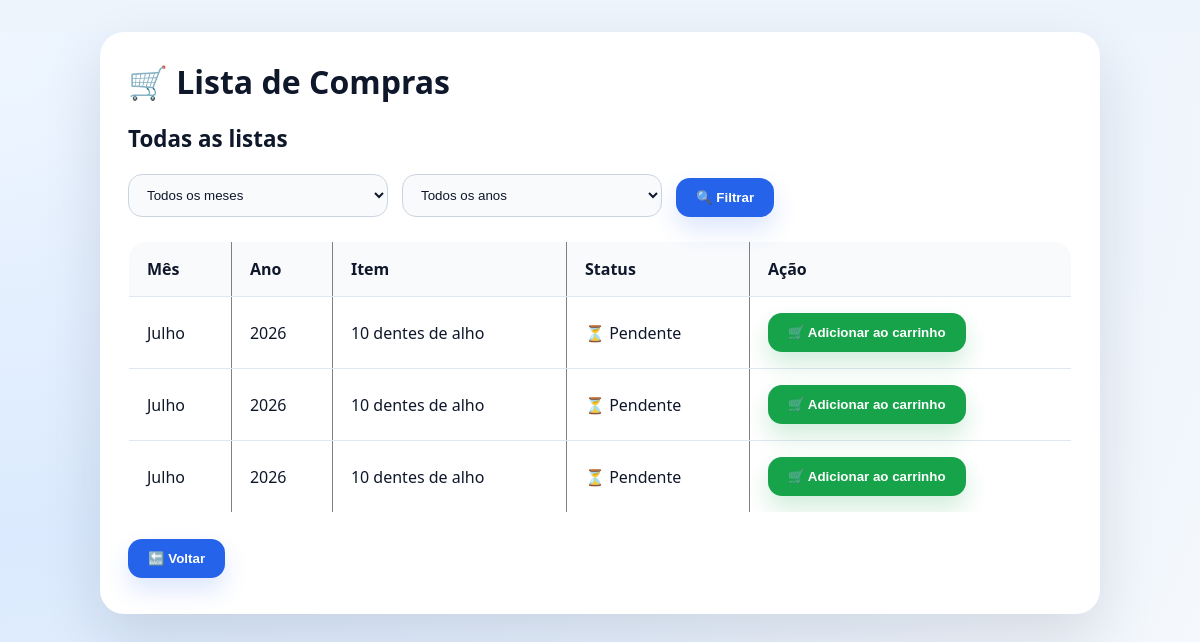
Screenshot of /lista.php?mes=Julho with the database file from the repository.
### tables this page shows
CREATE TABLE `compras` (
  `id` int(11) NOT NULL,
  `mes` varchar(20) DEFAULT NULL,
  `item` varchar(255) DEFAULT NULL,
  `data_cadastro` timestamp NOT NULL DEFAULT current_timestamp(),
  `ano` int(11) DEFAULT NULL,
  `status` varchar(20) DEFAULT 'pendente'
);

### lista.php (the view, shortened to what this page needs)
<?php
$conn = new mysqli("localhost", "root", "", "lista_compras");
$mes = $_GET['mes'] ?? '';
$ano = $_GET['ano'] ?? '';
$sql = "SELECT * FROM compras
        WHERE 1=1";
if ($mes != '') {
    $sql .= " AND mes='$mes'";
}
$sql .= " ORDER BY status, item";
$result = $conn->query($sql);
?>
<!DOCTYPE html>
<html lang="pt-BR">
<head>
    <link rel="stylesheet" href="style.css">
</head>
<body>
    <div class="container">
<h1>🛒 Lista de Compras</h1>
<?php
if ($mes != '' && $ano != '') {
    echo "<h2>$mes / $ano</h2>";
} else {
    echo "<h2>Todas as listas</h2>";
}
?>
<form method="GET">
    <select name="mes">
        <option value="">Todos os meses</option>
    </select>
    <select name="ano">
        <option value="">Todos os anos</option>
    </select>
    <button type="submit">🔍 Filtrar</button>
</form>
<table border="1">
    <tr>
        <th>Mês</th>
        <th>Ano</th>
        <th>Item</th>
        <th>Status</th>
        <th>Ação</th>
    </tr>
    <?php
    while ($row = $result->fetch_assoc()) {
    echo "<tr>";
    echo "<td>{$row['mes']}</td>";
    echo "<td>{$row['ano']}</td>";
    echo "<td>{$row['item']}</td>";
    if ($row['status'] == 'carrinho') {
        echo "<td>✅ No carrinho</td>";
        echo "<td>
            <button class=\"button-danger\" onclick=\"window.location.href='retirar_carrinho.php?id={$row['id']}&mes=$mes&ano=$ano'\">
                🗑️ Retirar do carrinho
            </button>
          </td>";
    } else {
        echo "<td>⏳ Pendente</td>";
        echo "<td>
            <button class=\"button-success\" onclick=\"window.location.href='adicionar_carrinho.php?id={$row['id']}&mes=$mes&ano=$ano'\">
                🛒 Adicionar ao carrinho
            </button>
          </td>";
    }
    echo "</tr>";
}
    ?>
</table>
    <button onclick="window.location.href='index.php'">
        🔙 Voltar
    </button>
    </div>
</body>
</html>

### style.css (style rules this page uses)
:root { color-scheme: light; font-family: "Segoe UI", Tahoma, Geneva, Verdana, sans-serif; background: #eef4fb; color: #102a43; }
* { box-sizing: border-box; }
body { margin: 0; min-height: 100vh; background: radial-gradient(circle at top left, #eff6ff 0%, #dbeafe 35%, #f8fafc 100%); }
.container { width: min(100%, 1000px); margin: 32px auto; padding: 28px 28px 36px; background: #ffffff; border-radius: 24px; box-shadow: 0 24px 60px rgba(15, 23, 42, 0.12); }
h1, h2 { margin-top: 0; margin-bottom: 20px; color: #0f172a; }
h2 { font-size: 1.4rem; }
form { display: flex; flex-wrap: wrap; gap: 14px; align-items: flex-end; margin-bottom: 24px; }
select, input[type="text"] { min-width: 180px; width: 100%; max-width: 260px; padding: 12px 14px; border: 1px solid #cbd5e1; border-radius: 14px; background: #f8fafc; color: #0f172a; transition: border-color 0.2s ease, box-shadow 0.2s ease; }
button { display: inline-flex; align-items: center; justify-content: center; gap: 0.4rem; padding: 12px 20px; border: none; border-radius: 14px; background: #2563eb; color: #ffffff; font-weight: 600; cursor: pointer; transition: transform 0.16s ease, background 0.16s ease, box-shadow 0.16s ease; box-shadow: 0 12px 24px rgba(37, 99, 235, 0.16); }
.button-success { background: #16a34a; box-shadow: 0 12px 24px rgba(22, 163, 74, 0.2); }
table { width: 100%; border-collapse: collapse; margin-bottom: 26px; overflow: hidden; border-radius: 18px; background: #ffffff; }
th, td { padding: 16px 18px; border-bottom: 1px solid #e2e8f0; color: #0f172a; }
th { background: #f8fafc; text-align: left; font-weight: 700; }
tr:last-child td { border-bottom: none; }

### rows the page displays
compras: mes "Julho", ano "2026", item "10 dentes de alho"
compras: mes "Julho", ano "2026", item "10 dentes de alho"
compras: mes "Julho", ano "2026", item "10 dentes de alho"
